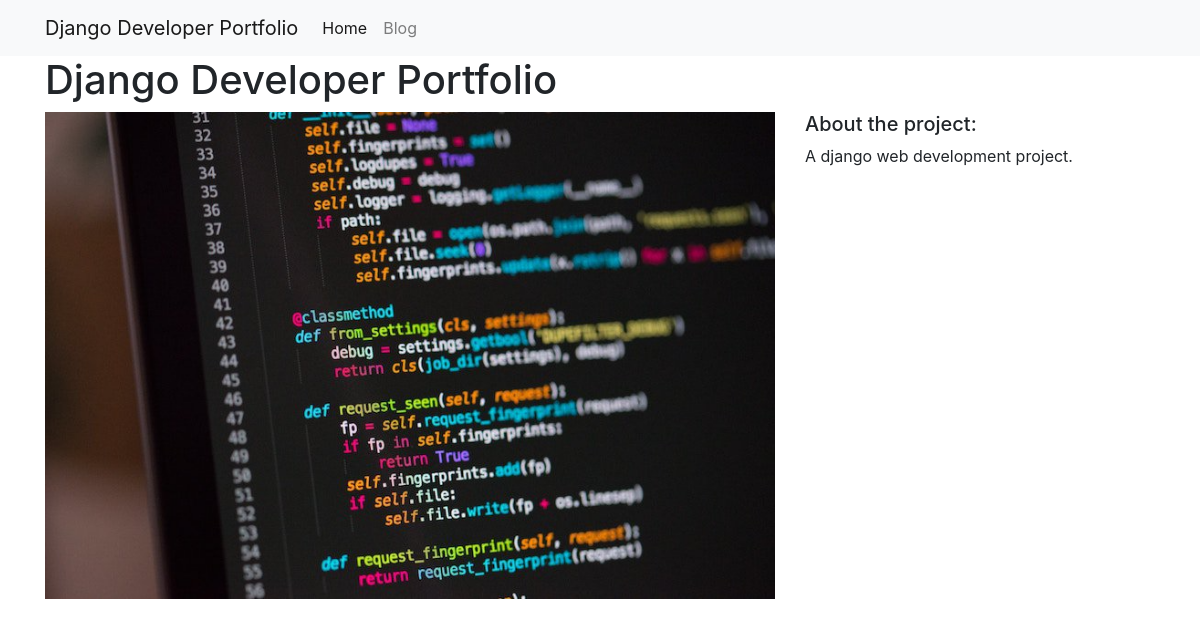
/projects/1, run on the app's committed database.
### projects/models.py (models this page shows)
class Project(models.Model):
    title = models.CharField(max_length=100)
    description = models.TextField()
    image = models.FilePathField(path="/img")

### projects/views.py (the view)
# urls.py: path("<int:pk>", views.project_detail, name="project_detail"),
def project_detail(request, pk):
    project = Project.objects.get(pk=pk)
    context = {
        'project': project
    }
    return render(request, 'project_detail.html', context)

### projects/templates/project_detail.html
{% extends "base.html" %}
{% load static %}
{% block page_content %}
<h1>{{ project.title }}</h1>
<div class="row">
    <div class="col-md-8">
        <img src="{% static project.image %}" alt="" width="100%">
    </div>
    <div class="col-md-4">
        <h5>About the project:</h5>
        <p>{{ project.description }}</p>
        <br>
    </div>
</div>
{% endblock %}

### data on the page
Project: title "Django Developer Portfolio", image (picture), description "A django web development project."
